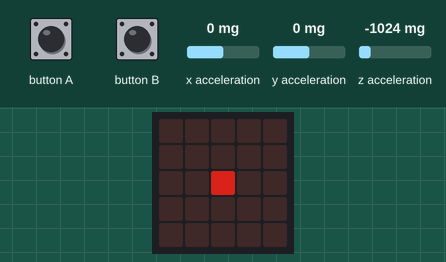
This program was run on a simulated BBC micro:bit running MicroPython. Shown: the board's 5×5 LED display. Inputs (shaded band) come from the test bench; at power-on: x acceleration 0 mg, y acceleration 0 mg, z acceleration -1024 mg. Dim RGB values are drawn brighter than linear; what the program prints to the serial console is not drawn.

Above: at 1.2 s.
1.3 s: x acceleration set to -1440 mg
At 1.8 s:
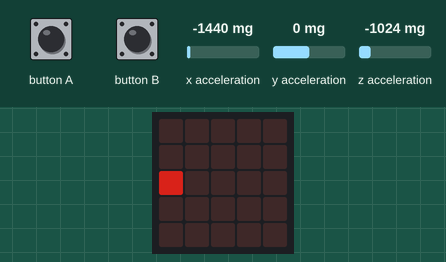
2.8 s: y acceleration set to -1440 mg
At 4.0 s:
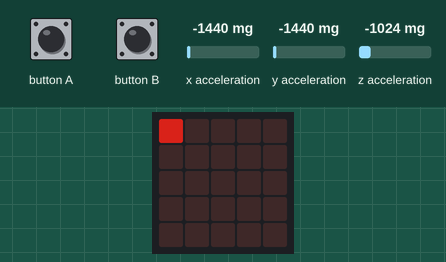
4.3 s: x acceleration set to 0 mg
At 5.5 s:
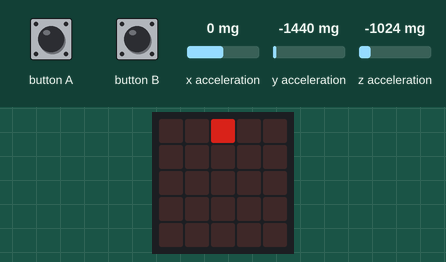
5.8 s: y acceleration set to 1440 mg
At 7.3 s:
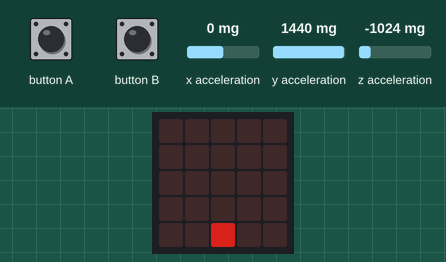
7.6 s: x acceleration set to -1440 mg
At 9.1 s:
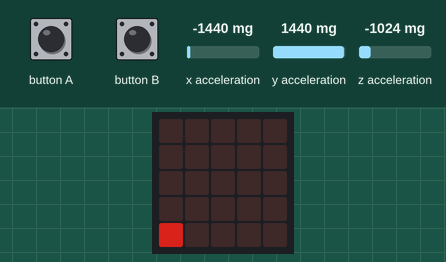
Timing chart, 0 to 10.6 s (numbered marks = the images above; inputs shaded):
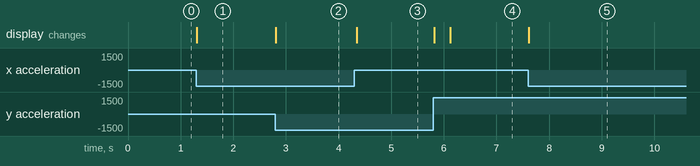

The program:

accTest.py
```python
# test script to display the accelerometer x and y on the LEDs
import microbit

def accToPixel(acc_x, acc_y):
	px = 5*(acc_x - min_x)/range_x
	px = int(min(max(0, px), 4))
	py = 5*(acc_y - min_y)/range_y
	py = int(min(max(0, py), 4))

	return [px, py]

def accToUnsignedBytes(acc_x, acc_y, acc_z):
	acc_x /= 16
	acc_y /= 16
	acc_z /= 16
	bx = acc_x + 128
	bx = int(min(max(0, bx), 255))
	by = acc_y + 128
	by = int(min(max(0, by), 255))
	bz = acc_z + 128
	bz = int(min(max(0, bz), 255))

	return [bx, by, bz]

# inspired by/borrowed from the simple slalom script
min_x = -16
max_x = 16
range_x = max_x - min_x

min_y = -16
max_y = 16
range_y = max_y - min_y

im = microbit.Image('00000:'*5)
update_pixel = False

ax = microbit.accelerometer.get_x()
ay = microbit.accelerometer.get_y()
az = microbit.accelerometer.get_z()

microbit.display.show(im)
px, py = 2, 2

uax, uay, uaz = accToUnsignedBytes(ax, ay, az)

filtersize = 4
axH = filtersize*[uax]
axHi = 0
filteredAX = uax
ayH = filtersize*[uay]
ayHi = 0
filteredAY = uay
azH = filtersize*[uaz]
azHi = 0
filteredAZ = uaz
#for x in range(10):
while True:
	uax, uay, uaz = accToUnsignedBytes(ax, ay, az)
	filteredAX = filteredAX - (axH[axHi] - uax)/filtersize
	axH[axHi] = uax
	axHi = (axHi+1)%filtersize
	filteredAY = filteredAY - (ayH[ayHi] - uay)/filtersize
	ayH[ayHi] = uay
	ayHi = (ayHi+1)%filtersize
	filteredAZ = filteredAZ - (azH[azHi] - uaz)/filtersize
	azH[azHi] = uaz
	azHi = (azHi+1)%filtersize

	microbit.uart.write(bytearray([int(filteredAX), int(filteredAY), int(microbit.button_a.is_pressed()), int(microbit.button_b.is_pressed()), int(filteredAZ)]))
	microbit.display.set_pixel(px, py, 0)
	px, py = accToPixel(int(filteredAX-128), int(filteredAY-128))
	microbit.display.set_pixel(px, py, 5)

	#print(ax/16, ay/16)
	'''
	while not microbit.uart.any():
		microbit.sleep(50)

	microbit.uart.readall()
	'''

	microbit.sleep(10)

	ax = microbit.accelerometer.get_x()
	ay = microbit.accelerometer.get_y()
	az = microbit.accelerometer.get_z()
```

Measured:
- after the input at 1.3 s, the display: changes at once (image 1)
- after the input at 2.8 s, the display: changes at once (image 2)
- after the input at 4.3 s, the display: changes after 0.05 s (image 3)
- after the input at 5.8 s, the display: first changes at once (image 4 shows a later state)
- after the input at 7.6 s, the display: changes at once (image 5)
